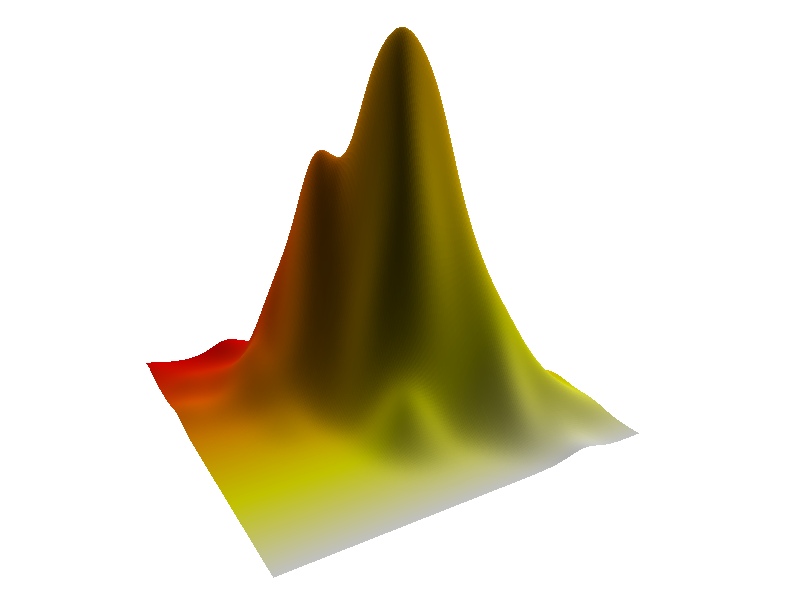

The R source for this figure:
library(mvtnorm)
library(MASS)     # Is that the right name?!
set.seed(5)
sigma <-matrix(c(4,2,2,3), ncol=2)
x<-rmvnorm(n=500, mean=c(1,2), sigma=sigma, method="chol")
z<-kde2d(x[,1],x[,2],n=200)
par(mar=rep(0,4))
persp(z,theta=60,phi=15,col=heat.colors(199,alpha=1), shade=0.4,border=NA,box=FALSE)
